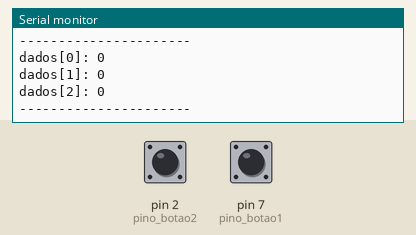
A sketch run on a simulated Arduino Uno, built with avr-gcc and run on an emulated ATmega328P. Parts: the last lines printed to the serial monitor. The inputs (shaded band) are chosen by the test bench; at power-on: pin 2 (pino_botao2) HIGH, pin 7 (pino_botao1) HIGH. No radio packets arrive unless stated.

Above: at 1.8 s.
1.9 s: pin 2 (pino_botao2) pulled LOW for 0.6 s
At 2.33 s:
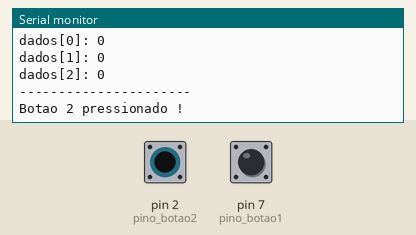
4.0 s: pin 7 (pino_botao1) pulled LOW for 0.6 s
At 4.35 s:
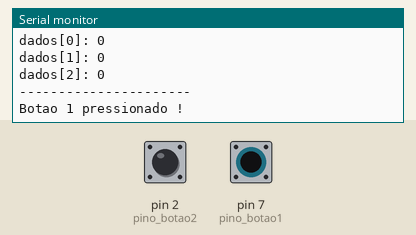
Timing chart, 0 to 7.0 s (numbered marks = the images above; inputs shaded):
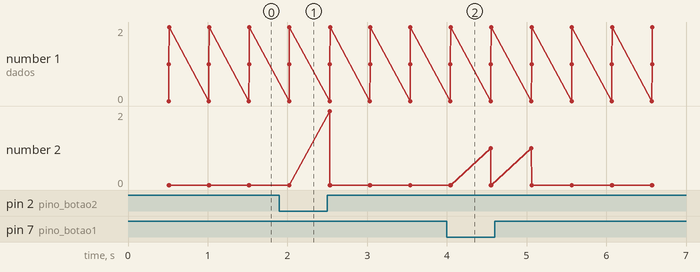

The sketch:

Envia.ino
```cpp
//Programa : Teste NRF24L01 - Emissor - Botoes
//Autor : Adilson Thomsen
//http://buildbot.com.br/blog/comunicacao-wireless-com-o-modulo-nrf24l01/

#include <SPI.h>
#include "nRF24L01.h"
#include "RF24.h"

//Armazena os dados enviados
#define tam 1
int dados[tam];

//Inicializa a placa nos pinos 9 (CE) e 10 (CS) do Arduino
RF24 radio(9,10);

//Define o endereco para comunicacao entre os modulos
const uint64_t pipe = 0xE14BC8F482LL;

//Define os pinos dos botoes
int pino_botao1 = 7;
int pino_botao2 = 2;

void setup()
{
  //Define os botoes como entrada e
  //ativa pull-up
  pinMode(7, INPUT);
  digitalWrite(7,HIGH);
  pinMode(2, INPUT);
  digitalWrite(2,HIGH);

  //Inicializa a serial
  Serial.begin(57600);
  Serial.println("Pressione botao 1 ou 2 para iniciar a comunicacao...");

  //Inicializa a comunicacao
  radio.begin();
  //Entra em modo de transmissao
  radio.openWritingPipe(pipe);
}

void loop()
{
  dados[0] = 0;


  //Envia o numero 1 caso o botao1 seja pressionado
  if (digitalRead(pino_botao1) == LOW)
  {
    Serial.println("Botao 1 pressionado !");
    dados[0] = 1;
    radio.write(dados, tam);
  }

  //Envia o numero 2 caso o botao2 seja pressionado
  if (digitalRead(pino_botao2) == LOW)
  {
    Serial.println("Botao 2 pressionado !");
    dados[0] = 2;
    radio.write(dados, tam);
  }
  delay(500);
  Serial.println("----------------------");
  Serial.print("dados[0]: ");
  Serial.println(dados[0]);
  Serial.print("dados[1]: ");
  Serial.println(dados[1]);
  Serial.print("dados[2]: ");
  Serial.println(dados[2]);
  Serial.println("----------------------");
}
```

Measured:
- after the input at 1.9 s, the serial monitor: prints a new line after 0.13 s (image 1)
- after the input at 4.0 s, the serial monitor: prints a new line after 0.05 s (image 2)
